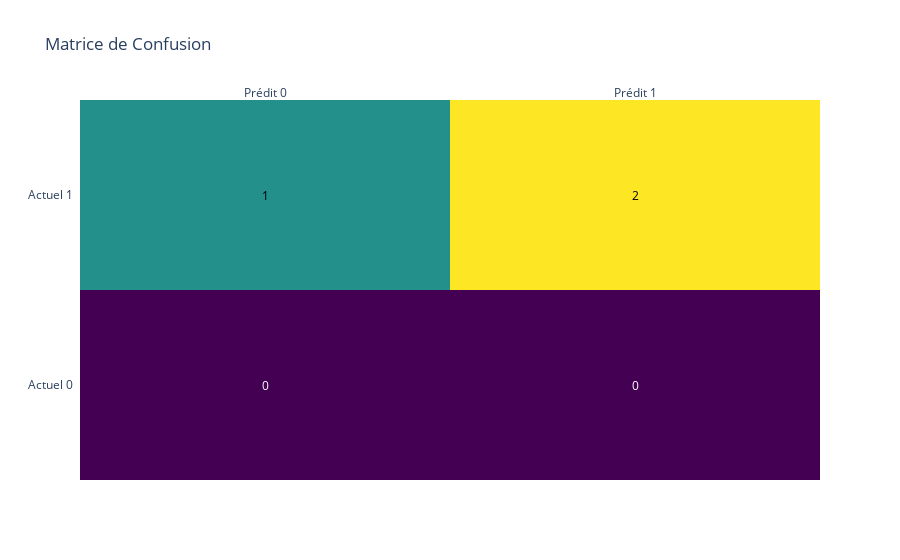

Notebook source saved alongside this figure:
### Code cell
# Matrice de confusion interactive
print("Matrice de confusion (Plotly) :")
cm = confusion_matrix(y_test, y_pred)
z = cm.tolist()
x = ['Prédit 0', 'Prédit 1']
y = ['Actuel 0', 'Actuel 1']

fig = ff.create_annotated_heatmap(z, x=x, y=y, colorscale='Viridis')
fig.update_layout(title_text='Matrice de Confusion')
fig.show()

### Figure 1 — Plotly figure (JSON) as saved in the notebook; plotly's stock layout.template omitted (floating-point values rounded to 4 significant figures)
{"data": [{"colorscale": [[0, "#440154"], [0.1111, "#482878"], [0.2222, "#3e4989"], [0.3333, "#31688e"], [0.4444, "#26828e"], [0.5556, "#1f9e89"], [0.6667, "#35b779"], [0.7778, "#6ece58"], [0.8889, "#b5de2b"], [1, "#fde725"]], "reversescale": false, "showscale": false, "type": "heatmap", "x": ["Prédit 0", "Prédit 1"], "y": ["Actuel 0", "Actuel 1"], "z": [[0, 0], [1, 2]]}], "layout": {"annotations": [{"font": {"color": "#FFFFFF"}, "showarrow": false, "text": "0", "x": "Prédit 0", "xref": "x", "y": "Actuel 0", "yref": "y"}, {"font": {"color": "#FFFFFF"}, "showarrow": false, "text": "0", "x": "Prédit 1", "xref": "x", "y": "Actuel 0", "yref": "y"}, {"font": {"color": "#000000"}, "showarrow": false, "text": "1", "x": "Prédit 0", "xref": "x", "y": "Actuel 1", "yref": "y"}, {"font": {"color": "#000000"}, "showarrow": false, "text": "2", "x": "Prédit 1", "xref": "x", "y": "Actuel 1", "yref": "y"}], "title": {"text": "Matrice de Confusion"}, "xaxis": {"dtick": 1, "gridcolor": "rgb(0, 0, 0)", "side": "top", "ticks": ""}, "yaxis": {"dtick": 1, "ticks": "", "ticksuffix": "  "}}}
